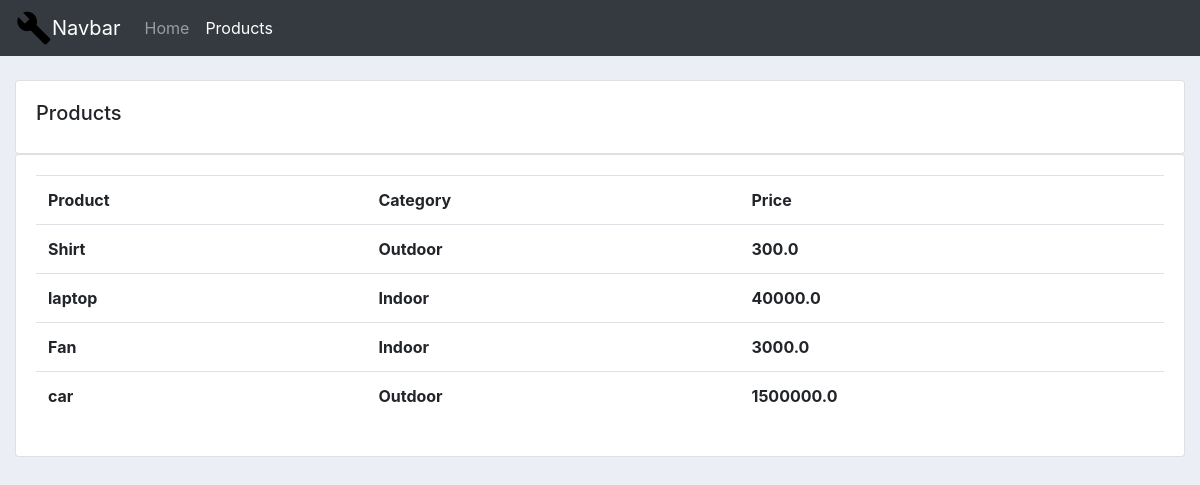
Screenshot of /products/ with the database file from the repository.
### system/models.py (models this page shows, shortened)
class product(models.Model):
    CATEGORY=(
        ('Indoor','Indoor'),
        ('Outdoor','Outdoor'),
    )
    name=models.CharField(max_length=100,null=True)
    price=models.FloatField()
    category=models.CharField(max_length=100,null=True,choices=CATEGORY)
    description=models.CharField(max_length=200,null=True,blank=True)
    date_created=models.TimeField(auto_now_add=True,null=True)
    tags=models.ManyToManyField(Tag)

### system/views.py (the view)
# urls.py: path('products/',views.products, name='products'),
def products(request):
    Products = product.objects.all()
    content = {'products': Products}
    return render(request, 'system/products.html', content)

### system/templates/system/products.html
{% extends 'system/base.html' %}
{% block product_active %}active
{% endblock product_active %}
{% block body %}
<br>
		<div class="row">
			<div class="col-md">
				<div class="card card-body">
					<h5>Products</h5>
				</div>
				<div class="card card-body">
					<table class="table">
						<tr>
							<th>Product</th>
							<th>Category</th>
							<th>Price</th>
						</tr>
						{%for i in products%}
						<tr>
							<th>{{i.name}}</th>
							<th>{{i.category}}</th>
							<th>{{i.price}}</th>
						</tr>
						{%endfor%}
					</table>
				</div>
			</div>
		</div>
{% endblock body %}

### static/css/main.css (style rules this page uses)
body { background-color: #ebeff5; }

### rows the page displays
product: name "Shirt", category "Outdoor", price "300.0"
product: name "laptop", category "Indoor", price "40000.0"
product: name "Fan", category "Indoor", price "3000.0"
product: name "car", category "Outdoor", price "1500000.0"
